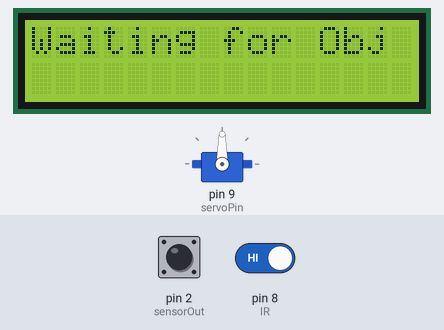
Bench run of a sketch on a simulated Arduino Uno, built with avr-gcc and run on an emulated ATmega328P. On the bench: servo, 16×2 character LCD. Inputs (shaded band) come from the test bench; at power-on: pin 8 (IR) HIGH, pin 2 (sensorOut) LOW. What the sketch prints to the serial monitor is not drawn.

Above: at 1.2 s.
1.3 s: pin 8 (IR) driven LOW
At 2.0 s:
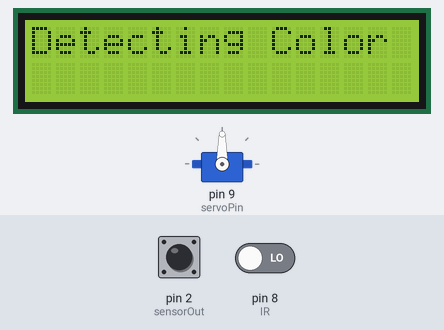
2.8 s: pin 2 (sensorOut) pulsed HIGH 2 times (0.12 s each, 0.3 s apart)
At 6.1 s:
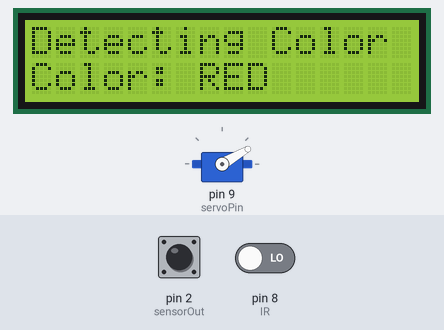
6.4 s: pin 8 (IR) driven HIGH
At 8.5 s:
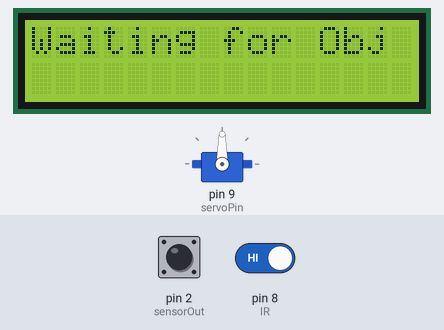
8.8 s: pin 2 (sensorOut) driven HIGH and pin 8 (IR) driven LOW
At 13.7 s:
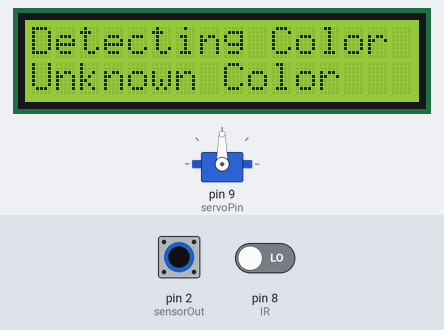
Timing chart, 0 to 15.2 s (numbered marks = the images above; inputs shaded):
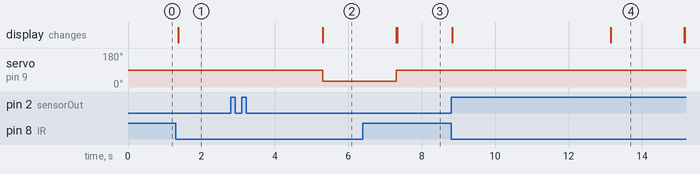

Measured:
- after the input at 1.3 s, the display: changes after 0.07 s (image 1)
- after the input at 2.8 s, servo on pin 9 (servoPin): 90° → 30° after 2.5 s; the display: changes after 2.5 s (image 2)
- after the input at 6.4 s, the display: first differs from a run without the input after 0.93 s (image 3)
- after the input at 8.8 s, the display: first changes at once (image 4 shows a later state)

The sketch:

code_2.ino
```cpp
#include <Servo.h>
#include <Wire.h>
#include <LiquidCrystal_I2C.h>

// Define pins
#define S0 4
#define S1 5
#define S2 6
#define S3 7
#define sensorOut 2
#define IR 8
#define servoPin 9

Servo myServo;
LiquidCrystal_I2C lcd(0x27, 16, 2); // Use 0x3F if LCD doesn't work

void setup() {
  pinMode(S0, OUTPUT);
  pinMode(S1, OUTPUT);
  pinMode(S2, OUTPUT);
  pinMode(S3, OUTPUT);
  pinMode(sensorOut, INPUT);
  pinMode(IR, INPUT);

  // Set frequency scaling to 20%
  digitalWrite(S0, HIGH);
  digitalWrite(S1, LOW);

  myServo.attach(servoPin);
  myServo.write(90); // Neutral position

  lcd.init();        // <- FIXED: initialize LCD
  lcd.backlight();   // Turn on LCD backlight

  Serial.begin(9600);
}

void loop() {
  if (digitalRead(IR) == LOW) {
    lcd.clear();
    lcd.setCursor(0, 0);
    lcd.print("Detecting Color");
    delay(1000);

    int red = readColor(LOW, LOW);
    int green = readColor(HIGH, HIGH);
    int blue = readColor(LOW, HIGH);

    Serial.print("R: "); Serial.print(red);
    Serial.print(" G: "); Serial.print(green);
    Serial.print(" B: "); Serial.println(blue);

    lcd.setCursor(0, 1);

    if (red < green && red < blue) {
      lcd.print("Color: RED");
      myServo.write(30); // Move to RED position
    } else if (green < red && green < blue) {
      lcd.print("Color: GREEN");
      myServo.write(150); // Move to GREEN position
    } else if (blue < red && blue < green) {
      lcd.print("Color: BLUE");
      myServo.write(90); // Move to BLUE position
    } else {
      lcd.print("Unknown Color");
      myServo.write(90);
    }

    delay(2000);
    myServo.write(90); // Reset to center
    lcd.clear();
  } else {
    lcd.setCursor(0, 0);
    lcd.print("Waiting for Obj");
    delay(200);
  }
}

int readColor(int s2State, int s3State) {
  digitalWrite(S2, s2State);
  digitalWrite(S3, s3State);
  delay(100);
  return pulseIn(sensorOut, LOW);
}
```
